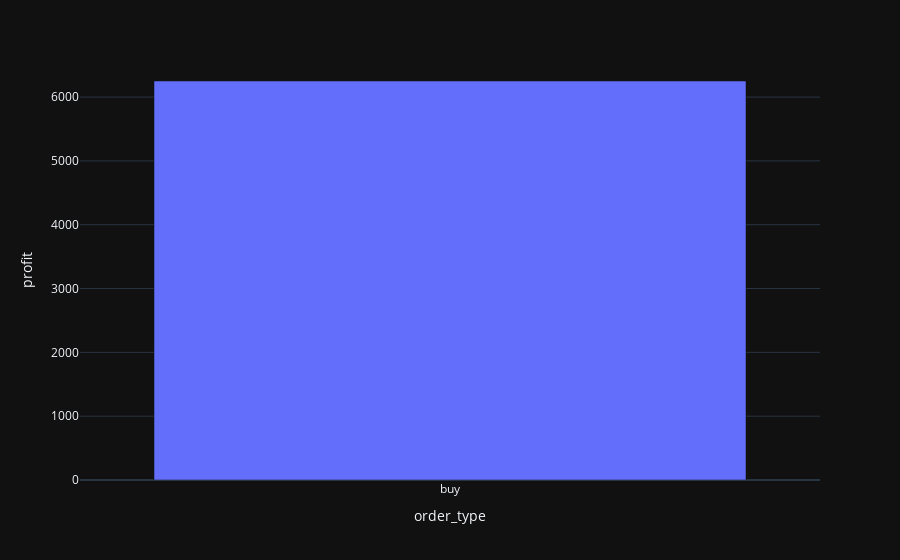
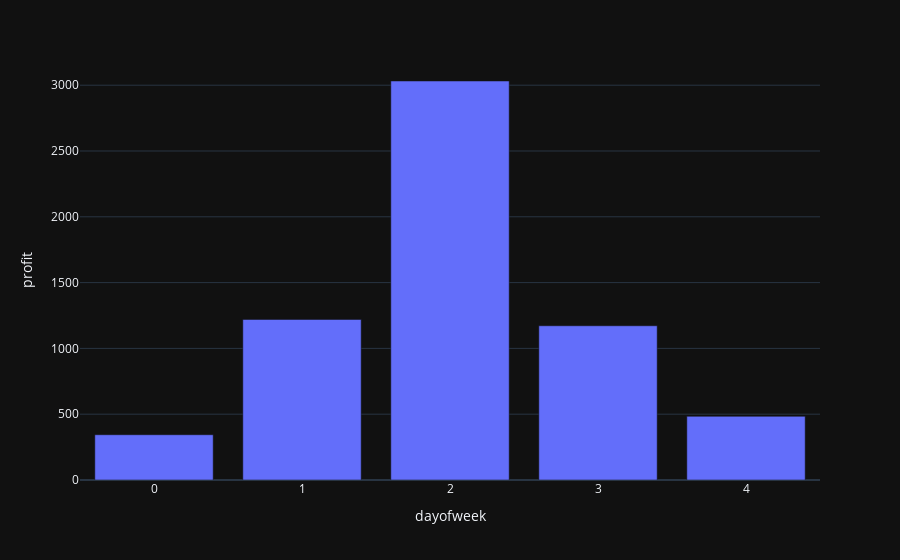
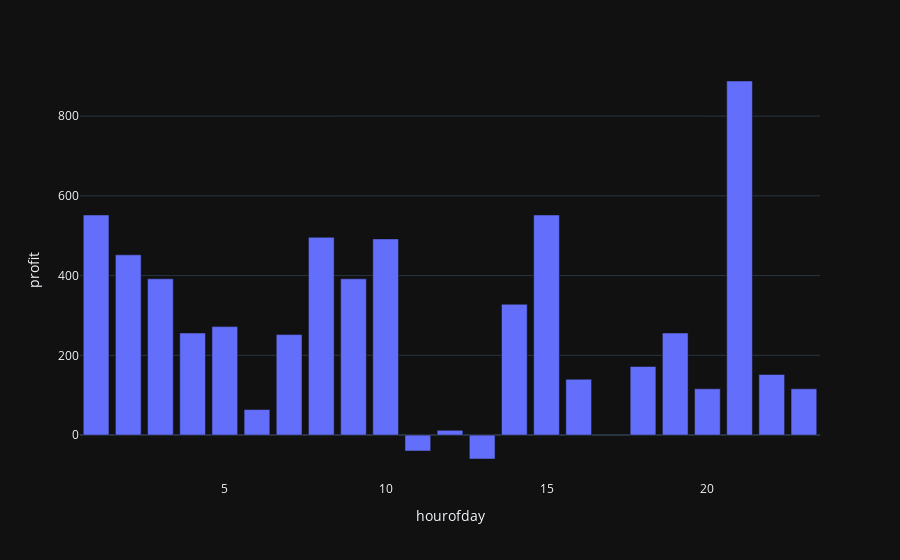
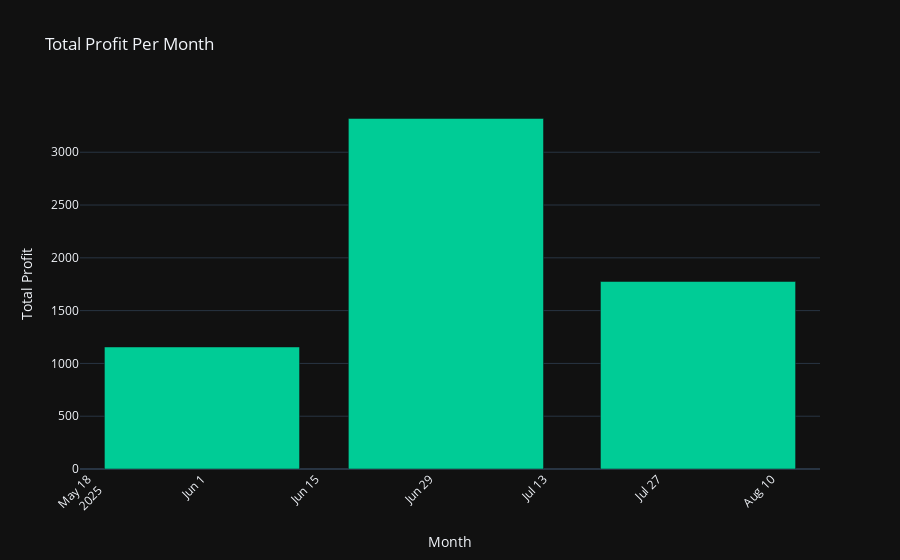

Source (notebook cell) for these figures, in order:
### Code cell
evaluate_backtest(bt.trades)

### Figure 1 — Plotly figure (JSON) as saved in the notebook; plotly's stock layout.template omitted (floating-point values rounded to 4 significant figures)
{"data": [{"hovertemplate": "order_type=%{x}<br>profit=%{y}<extra></extra>", "legendgroup": "", "marker": {"color": "#636efa", "pattern": {"shape": ""}}, "name": "", "orientation": "v", "showlegend": false, "textposition": "auto", "type": "bar", "x": ["buy"], "xaxis": "x", "y": [6252.0], "yaxis": "y"}], "layout": {"barmode": "relative", "legend": {"tracegroupgap": 0}, "margin": {"t": 60}, "xaxis": {"anchor": "y", "domain": [0, 1], "title": {"text": "order_type"}}, "yaxis": {"anchor": "x", "domain": [0, 1], "title": {"text": "profit"}}}}

### Figure 2 — Plotly figure (JSON) as saved in the notebook; plotly's stock layout.template omitted (floating-point values rounded to 4 significant figures)
{"data": [{"hovertemplate": "dayofweek=%{x}<br>profit=%{y}<extra></extra>", "legendgroup": "", "marker": {"color": "#636efa", "pattern": {"shape": ""}}, "name": "", "orientation": "v", "showlegend": false, "textposition": "auto", "type": "bar", "x": [0, 1, 2, 3, 4], "xaxis": "x", "y": [344.0, 1220.0, 3032.0, 1172.0, 484.0], "yaxis": "y"}], "layout": {"barmode": "relative", "legend": {"tracegroupgap": 0}, "margin": {"t": 60}, "xaxis": {"anchor": "y", "domain": [0, 1], "title": {"text": "dayofweek"}}, "yaxis": {"anchor": "x", "domain": [0, 1], "title": {"text": "profit"}}}}

### Figure 3 — Plotly figure (JSON) as saved in the notebook; plotly's stock layout.template omitted (floating-point values rounded to 4 significant figures)
{"data": [{"hovertemplate": "hourofday=%{x}<br>profit=%{y}<extra></extra>", "legendgroup": "", "marker": {"color": "#636efa", "pattern": {"shape": ""}}, "name": "", "orientation": "v", "showlegend": false, "textposition": "auto", "type": "bar", "x": [1, 2, 3, 4, 5, 6, 7, 8, 9, 10, 11, 12, 13, 14, 15, 16, 18, 19, 20, 21, 22, 23], "xaxis": "x", "y": [552.0, 452.0, 392.0, 256.0, 272.0, 64.0, 252.0, 496.0, 392.0, 492.0, -40.0, 12.0, -60.0, 328.0, 552.0, 140.0, 172.0, 256.0, 116.0, 888.0, 152.0, 116.0], "yaxis": "y"}], "layout": {"barmode": "relative", "legend": {"tracegroupgap": 0}, "margin": {"t": 60}, "xaxis": {"anchor": "y", "domain": [0, 1], "title": {"text": "hourofday"}}, "yaxis": {"anchor": "x", "domain": [0, 1], "title": {"text": "profit"}}}}

### Figure 4 — Plotly figure (JSON) as saved in the notebook; plotly's stock layout.template omitted (floating-point values rounded to 4 significant figures)
{"data": [{"hovertemplate": "Month=%{x}<br>Total Profit=%{y}<extra></extra>", "legendgroup": "", "marker": {"color": "#00CC96", "pattern": {"shape": ""}}, "name": "", "orientation": "v", "showlegend": false, "textposition": "auto", "type": "bar", "x": ["2025-06", "2025-07", "2025-08"], "xaxis": "x", "y": [1156.0, 3320.0, 1776.0], "yaxis": "y"}], "layout": {"barmode": "relative", "legend": {"tracegroupgap": 0}, "title": {"text": "Total Profit Per Month"}, "xaxis": {"anchor": "y", "domain": [0, 1], "tickangle": -45, "title": {"text": "Month"}}, "yaxis": {"anchor": "x", "domain": [0, 1], "title": {"text": "Total Profit"}}}}
